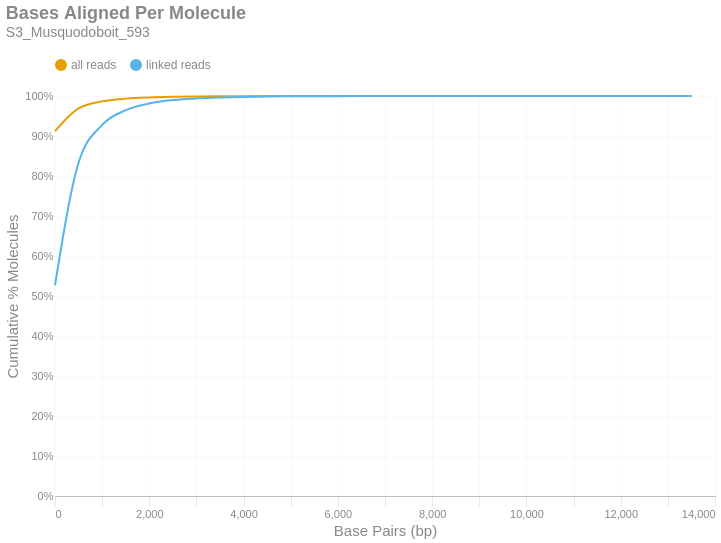

Write notebook code for a chart like this one.
### Markdown cell above
### Bases Aligned Per Molecule
This is a cumulative frequency distribution showing the number of base pairs aligned per unique molecule. These data are shown in 500 bp bins. There are two distributions: one with `all reads` (yellow) and another with only `linked reads` (blue). The percent of molecules in the `linked reads` distribution is relative to the total number of linked molecules.

### Code cell
if SKIPLR:
    print_html(f"Skipped")
else:
    binned_df = consolidated_hist(valids['aligned_bp'], mask, 500, True)
    with SafeRender(binned_df):
        (
            density_plot(binned_df, 'Bases Aligned Per Molecule', samplename, 'basesper')
            .encode(
                x=alt.X('bin:Q', title="Base Pairs (bp)").axis(tickMinStep=500).scale(padding=0),
                y=alt.Y('value:Q', title='Cumulative % Molecules')
                    .axis(format='%')
                    .scale(domain = [0,1])
                    .stack(False),
                color=alt.Color("key:N").scale(domain = ["all reads", "linked reads"]),
                tooltip = [
                    alt.Tooltip("key:N", title = "Data Type"),
                    alt.Tooltip("range_label:N", title="Bases Aligned Per Molecule"),
                    alt.Tooltip("value:Q", format = ".2%", title="% Molecules (Cum.)")
                ]
            )
        ).display()

### Figure 1 — Vega-Lite specification as saved in the notebook (floating-point values rounded to 4 significant figures)
{"width": "container", "height": 400, "config": {"title": {"anchor": "start", "dy": -15, "fontSize": 18, "color": "#888888", "subtitleColor": "#888888", "subtitleFontSize": 14}, "arc": {"fill": "#0072B2"}, "axis": {"domainColor": "#888888", "domainWidth": 0.5, "gridWidth": 0.2, "grid": false, "titleFontWeight": 400, "titleFontSize": 15, "labelFontSize": 11, "labelColor": "#888888", "tickColor": "#888888", "tickWidth": 0.2, "titleColor": "#888888"}, "axisBand": {"grid": false}, "axisX": {"grid": true, "tickSize": 10, "domainCap": "round"}, "axisY": {"domain": false, "grid": true, "tickSize": 0, "domainCap": "round"}, "background": "transparent", "header": {"labelFontSize": 15, "labelColor": "#888888", "titleFontSize": 15, "titleFontWeight": 600, "titleColor": "#888888"}, "legend": {"labelFont": "sans-serif", "labelFontSize": 12, "labelColor": "#888888", "symbolSize": 100, "symbolType": "circle", "titleFontSize": 12, "titlePadding": 10, "titleColor": "#888888", "title": null, "orient": "top"}, "range": {"category": ["#E69F00", "#56B4E9", "#009E73", "#F0E442", "#0072B2", "#D55E00", "#CC79A7", "#000000"], "diverging": ["#cfe8f3", "#a2d4ec", "#73bfe2", "#46abdb", "#1696d2", "#12719e"]}, "area": {"fill": "#0072B2", "fillOpacity": 0.7, "line": true, "strokeOpacity": 0.7}, "line": {"color": "#0072B2", "stroke": "#0072B2", "strokeWidth": 2}, "trail": {"color": "#0072B2", "stroke": "#0072B2", "strokeWidth": 0, "size": 1}, "point": {"filled": true, "fillOpacity": 1.0, "size": 95}, "text": {"color": "#888888", "fontSize": 11, "align": "right", "fontWeight": 400, "size": 11}, "bar": {"fill": "#0072B2", "stroke": null}, "view": {"stroke": null, "continuousWidth": 660, "continuousHeight": 400}}, "data": {"name": "data-ffc8d438f503ef70443c23eb0c610db4"}, "mark": {"type": "line", "interpolate": "monotone", "point": {"opacity": 0, "size": 275}}, "encoding": {"color": {"field": "key", "scale": {"domain": ["all reads", "linked reads"]}, "type": "nominal"}, "tooltip": [{"field": "key", "title": "Data Type", "type": "nominal"}, {"field": "range_label", "title": "Bases Aligned Per Molecule", "type": "nominal"}, {"field": "value", "format": ".2%", "title": "% Molecules (Cum.)", "type": "quantitative"}], "x": {"axis": {"tickMinStep": 500}, "field": "bin", "scale": {"padding": 0}, "title": "Base Pairs (bp)", "type": "quantitative"}, "y": {"axis": {"format": "%"}, "field": "value", "scale": {"domain": [0, 1]}, "stack": false, "title": "Cumulative % Molecules", "type": "quantitative"}}, "params": [{"name": "param_c36ac31b6afebe62", "select": {"type": "point", "fields": ["key"]}, "bind": "legend"}], "title": {"text": "Bases Aligned Per Molecule", "subtitle": "S3_Musquodoboit_593"}, "transform": [{"fold": ["all reads (cumsum)", "linked reads (cumsum)"]}, {"calculate": "replace(datum.key, ' (cumsum)', '')", "as": "key"}, {"filter": {"param": "param_c36ac31b6afebe62"}}], "usermeta": {"embedOptions": {"downloadFileName": "S3_Musquodoboit_593.basesper"}}, "$schema": "https://vega.github.io/schema/vega-lite/v6.1.0.json", "datasets": {"data-ffc8d438f503ef70443c23eb0c610db4": [{"bin": "0.0", "interval": "0.0-500.0", "all reads": 0.9119, "linked reads": 0.5268, "all reads (cumsum)": 0.9119, "linked reads (cumsum)": 0.5268, "range_label": "0-499"}, {"bin": "500.0", "interval": "500.0-1000.0", "all reads": 0.05709, "linked reads": 0.3064, "all reads (cumsum)": 0.969, "linked reads (cumsum)": 0.8332, "range_label": "500-999"}, {"bin": "1000.0", "interval": "1000.0-1500.0", "all reads": 0.01759, "linked reads": 0.09466, "all reads (cumsum)": 0.9866, "linked reads (cumsum)": 0.9278, "range_label": "1000-1499"}, {"bin": "1500.0", "interval": "1500.0-2000.0", "all reads": 0.006852, "linked reads": 0.03687, "all reads (cumsum)": 0.9934, "linked reads (cumsum)": 0.9647, "range_label": "1500-1999"}, {"bin": "2000.0", "interval": "2000.0-2500.0", "all reads": 0.003109, "linked reads": 0.01673, "all reads (cumsum)": 0.9966, "linked reads (cumsum)": 0.9814, "range_label": "2000-2499"}, {"bin": "2500.0", "interval": "2500.0-3000.0", "all reads": 0.001563, "linked reads": 0.008409, "all reads (cumsum)": 0.9981, "linked reads (cumsum)": 0.9899, "range_label": "2500-2999"}, {"bin": "3000.0", "interval": "3000.0-3500.0", "all reads": 0.0007982, "linked reads": 0.004296, "all reads (cumsum)": 0.9989, "linked reads (cumsum)": 0.9941, "range_label": "3000-3499"}, {"bin": "3500.0", "interval": "3500.0-4000.0", "all reads": 0.0004362, "linked reads": 0.002347, "all reads (cumsum)": 0.9993, "linked reads (cumsum)": 0.9965, "range_label": "3500-3999"}, {"bin": "4000.0", "interval": "4000.0-4500.0", "all reads": 0.0002445, "linked reads": 0.001316, "all reads (cumsum)": 0.9996, "linked reads (cumsum)": 0.9978, "range_label": "4000-4499"}, {"bin": "4500.0", "interval": "4500.0-5000.0", "all reads": 0.0001511, "linked reads": 0.0008132, "all reads (cumsum)": 0.9997, "linked reads (cumsum)": 0.9986, "range_label": "4500-4999"}, {"bin": "5000.0", "interval": "5000.0-5500.0", "all reads": 9.962e-05, "linked reads": 0.0005361, "all reads (cumsum)": 0.9998, "linked reads (cumsum)": 0.9992, "range_label": "5000-5499"}, {"bin": "5500.0", "interval": "5500.0-6000.0", "all reads": 5.735e-05, "linked reads": 0.0003086, "all reads (cumsum)": 0.9999, "linked reads (cumsum)": 0.9995, "range_label": "5500-5999"}, {"bin": "6000.0", "interval": "6000.0-6500.0", "all reads": 3.893e-05, "linked reads": 0.0002095, "all reads (cumsum)": 0.9999, "linked reads (cumsum)": 0.9997, "range_label": "6000-6499"}, {"bin": "6500.0", "interval": "6500.0-7000.0", "all reads": 1.8e-05, "linked reads": 9.686e-05, "all reads (cumsum)": 1.0, "linked reads (cumsum)": 0.9998, "range_label": "6500-6999"}, {"bin": "7000.0", "interval": "7000.0-7500.0", "all reads": 1.046e-05, "linked reads": 5.632e-05, "all reads (cumsum)": 1.0, "linked reads (cumsum)": 0.9998, "range_label": "7000-7499"}, {"bin": "7500.0", "interval": "7500.0-8000.0", "all reads": 1.046e-05, "linked reads": 5.632e-05, "all reads (cumsum)": 1.0, "linked reads (cumsum)": 0.9999, "range_label": "7500-7999"}, {"bin": "8000.0", "interval": "8000.0-8500.0", "all reads": 5.023e-06, "linked reads": 2.703e-05, "all reads (cumsum)": 1.0, "linked reads (cumsum)": 0.9999, "range_label": "8000-8499"}, {"bin": "8500.0", "interval": "8500.0-9000.0", "all reads": 3.349e-06, "linked reads": 1.802e-05, "all reads (cumsum)": 1.0, "linked reads (cumsum)": 0.9999, "range_label": "8500-8999"}, {"bin": "9000.0", "interval": "9000.0-9500.0", "all reads": 4.186e-06, "linked reads": 2.253e-05, "all reads (cumsum)": 1.0, "linked reads (cumsum)": 1.0, "range_label": "9000-9499"}, {"bin": "9500.0", "interval": "9500.0-10000.0", "all reads": 2.093e-06, "linked reads": 1.126e-05, "all reads (cumsum)": 1.0, "linked reads (cumsum)": 1.0, "range_label": "9500-9999"}, {"bin": "10000.0", "interval": "10000.0-10500.0", "all reads": 1.674e-06, "linked reads": 9.011e-06, "all reads (cumsum)": 1.0, "linked reads (cumsum)": 1.0, "range_label": "10000-10499"}, {"bin": "10500.0", "interval": "10500.0-11000.0", "all reads": 1.674e-06, "linked reads": 9.011e-06, "all reads (cumsum)": 1.0, "linked reads (cumsum)": 1.0, "range_label": "10500-10999"}, {"bin": "11000.0", "interval": "11000.0-11500.0", "all reads": 1.674e-06, "linked reads": 9.011e-06, "all reads (cumsum)": 1.0, "linked reads (cumsum)": 1.0, "range_label": "11000-11499"}, {"bin": "11500.0", "interval": "11500.0-12000.0", "all reads": 4.186e-07, "linked reads": 2.253e-06, "all reads (cumsum)": 1.0, "linked reads (cumsum)": 1.0, "range_label": "11500-11999"}, {"bin": "12000.0", "interval": "12000.0-12500.0", "all reads": 4.186e-07, "linked reads": 2.253e-06, "all reads (cumsum)": 1.0, "linked reads (cumsum)": 1.0, "range_label": "12000-12499"}, {"bin": "12500.0", "interval": "12500.0-13000.0", "all reads": 0.0, "linked reads": 0.0, "all reads (cumsum)": 1.0, "linked reads (cumsum)": 1.0, "range_label": "12500-12999"}, {"bin": "13000.0", "interval": "13000.0-13500.0", "all reads": 0.0, "linked reads": 0.0, "all reads (cumsum)": 1.0, "linked reads (cumsum)": 1.0, "range_label": "13000-13499"}, {"bin": "13500.0", "interval": "13500.0-14000.0", "all reads": 4.186e-07, "linked reads": 2.253e-06, "all reads (cumsum)": 1.0, "linked reads (cumsum)": 1.0, "range_label": "13500-13999"}]}}
